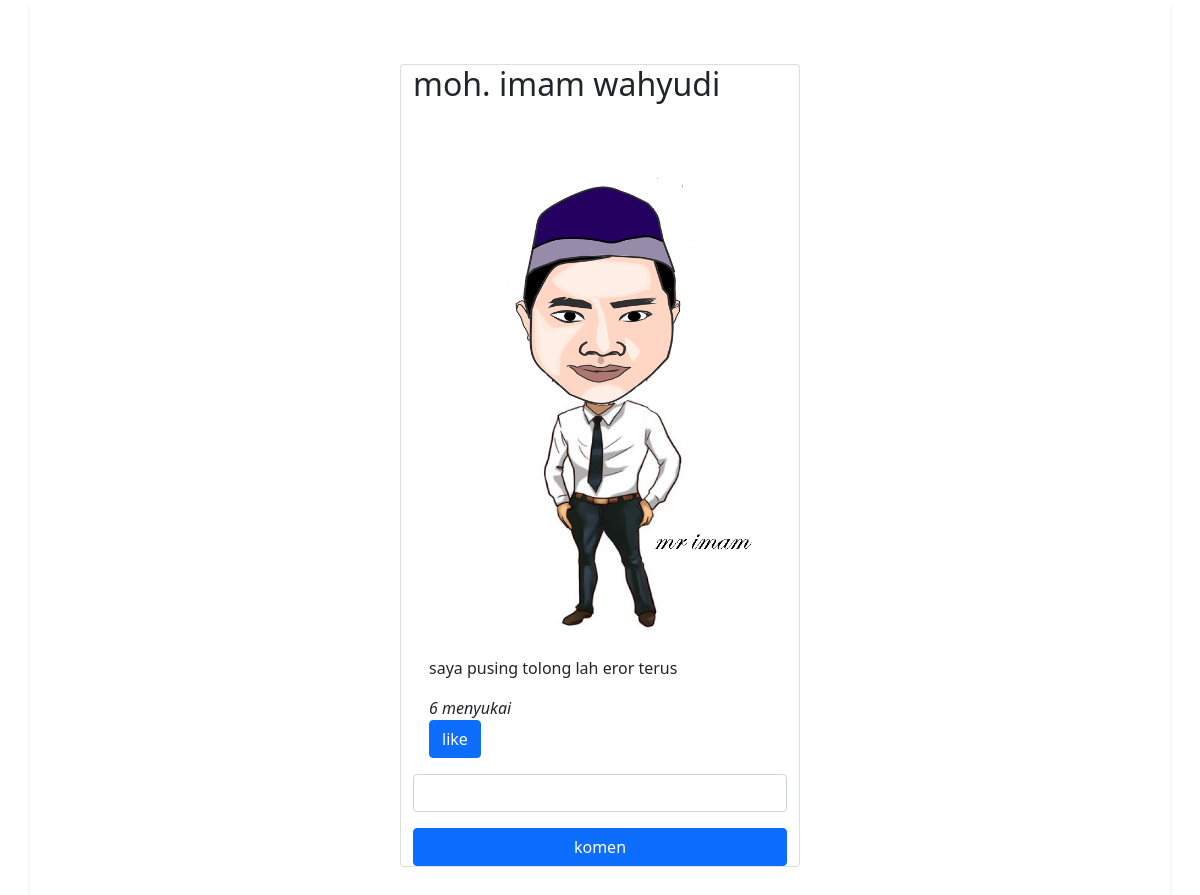
/komen.php?id=4 (signed in), run on the app's committed database.
### tables this page shows
CREATE TABLE `postingan` (
  `idpost` int(11) NOT NULL,
  `id_user` int(11) DEFAULT NULL,
  `gambar` varchar(100) DEFAULT NULL,
  `text` varchar(200) DEFAULT NULL,
  `suka` int(11) DEFAULT NULL
);

CREATE TABLE `users` (
  `id` int(11) NOT NULL,
  `nama` varchar(64) DEFAULT NULL,
  `tgl` varchar(15) DEFAULT NULL,
  `foto` varchar(64) DEFAULT NULL,
  `username` varchar(64) DEFAULT NULL,
  `pwd` varchar(64) DEFAULT NULL
);

### komen.php (the view, shortened to what this page needs)
<!doctype html>
<html lang="en">
  <head>
    <link href="https://cdn.jsdelivr.net/npm/bootstrap@5.0.0-beta3/dist/css/bootstrap.min.css" rel="stylesheet">
  </head>
  <body>
      <section>
        <div class="container shadow-sm p-3 mb-5 bg-body rounded">
        <?php
                    $dbc = new PDO ('mysql:host=localhost;dbname=instaapp','root','');
                    $query = $dbc->prepare("SELECT * FROM postingan,users WHERE  postingan.idpost=:id AND users.id=postingan.id_user");
                    $query->bindValue(':id', $_GET['id']);
			        $query->execute();
                    foreach ($query as $post) {
                ?>
            <div class="row row justify-content-center mb-3 pt-5">
                    <div class="card" style="width: 25rem;">
                    <h2><?= $post['nama']; ?></h2>
                    <img src="gambar/<?= $post['gambar']; ?>" class="card-img-top" alt="...">
                    <div class="card-body">
                        <p class="card-text"><?= $post['text']; ?></p>
                        <i><?= $post['suka']; ?> menyukai</i> <br>
                        <a href="" class="btn btn-primary">like</a>
                    </div>
                    <div>
                        <form action="" method="post">
                            <div class="mb-3">
                                <input type="text" class="form-control" id="name" aria-describedby="name" name="komen">
                            </div>
                            </div>
                                <button type="submit" class="btn btn-primary" name="submit">komen</button>
                    </div>
                    </div>
                <?php } ?>
            </div>
    </section>
  </body>
</html>

### data on the page
postingan: id_user.nama "moh. imam wahyudi", gambar (picture), text "saya pusing tolong lah eror terus", suka "6"
